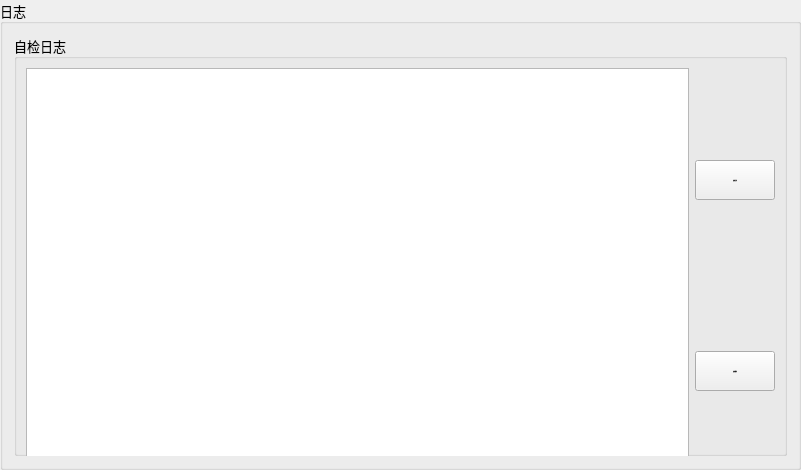
     <widget class="QGroupBox" name="groupBox_24">
      <property name="geometry">
       <rect>
        <x>740</x>
        <y>470</y>
        <width>801</width>
        <height>470</height>
       </rect>
      </property>
      <property name="minimumSize">
       <size>
        <width>0</width>
        <height>470</height>
       </size>
      </property>
      <property name="maximumSize">
       <size>
        <width>16777215</width>
        <height>350</height>
       </size>
      </property>
      <property name="font">
       <font>
        <family>宋体</family>
        <pointsize>10</pointsize>
       </font>
      </property>
      <property name="title">
       <string>日志</string>
      </property>
      <layout class="QGridLayout" name="gridLayout_27">
       <item row="0" column="0">
        <widget class="QGroupBox" name="groupBox_28">
         <property name="title">
          <string>自检日志</string>
         </property>
         <layout class="QGridLayout" name="gridLayout_23">
          <item row="0" column="0" rowspan="2">
           <widget class="QTextEdit" name="selfTest_edit">
            <property name="minimumSize">
             <size>
              <width>510</width>
              <height>400</height>
             </size>
            </property>
            <property name="font">
             <font>
              <family>Arial</family>
              <pointsize>-1</pointsize>
             </font>
            </property>
            <property name="accessibleDescription">
             <string>&lt;html&gt;&lt;head/&gt;&lt;body&gt;&lt;p&gt;&lt;span style=&quot; font-family:'-apple-system','SF UI Text','Arial','PingFang SC','Hiragino Sans GB','Microsoft YaHei','WenQuanYi Micro Hei','sans-serif','SimHei','SimSun'; font-size:16px; color:#454545; background-color:#ffffff;&quot;&gt;QGroupBox *pBox = new QGroupBox(tr(&amp;quot;hello world&amp;quot;));&lt;/span&gt;&lt;/p&gt;&lt;p&gt;&lt;span style=&quot; font-family:'-apple-system','SF UI Text','Arial','PingFang SC','Hiragino Sans GB','Microsoft YaHei','WenQuanYi Micro Hei','sans-serif','SimHei','SimSun'; font-size:16px; color:#454545; background-color:#ffffff;&quot;&gt;pBox-&amp;gt;setAlignment(Qt::ALignHCenter);&lt;/span&gt;&lt;/p&gt;&lt;/body&gt;&lt;/html&gt;</string>
            </property>
            <property name="styleSheet">
             <string notr="true">QLabel, QPushButton {
    text-align: center;  /* 水平居中 */
  
}</string>
            </property>
           </widget>
          </item>
          <item row="0" column="1">
           <widget class="QPushButton" name="pushButton_2">
            <property name="minimumSize">
             <size>
              <width>80</width>
              <height>40</height>
             </size>
            </property>
            <property name="font">
             <font>
              <family>Arial</family>
              <pointsize>-1</pointsize>
              <bold>true</bold>
             </font>
            </property>
            <property name="text">
             <string>设备自检</string>
            </property>
            <property name="icon">
             <iconset>
              <normaloff>Icon/Start.png</normaloff>
              <normalon>Icon/suspend.png</normalon>Icon/Start.png</iconset>
            </property>
            <property name="checkable">
             <bool>true</bool>
            </property>
           </widget>
          </item>
          <item row="1" column="1">
           <widget class="QPushButton" name="resetSelfTest">
            <property name="minimumSize">
             <size>
              <width>80</width>
              <height>40</height>
             </size>
            </property>
            <property name="font">
             <font>
              <family>Arial</family>
              <pointsize>-1</pointsize>
              <bold>true</bold>
             </font>
            </property>
            <property name="text">
             <string>设备重检</string>
            </property>
            <property name="icon">
             <iconset>
              <normaloff>Icon/Clear.png</normaloff>Icon/Clear.png</iconset>
            </property>
           </widget>
          </item>
         </layout>
        </widget>
       </item>
      </layout>
     </widget>
